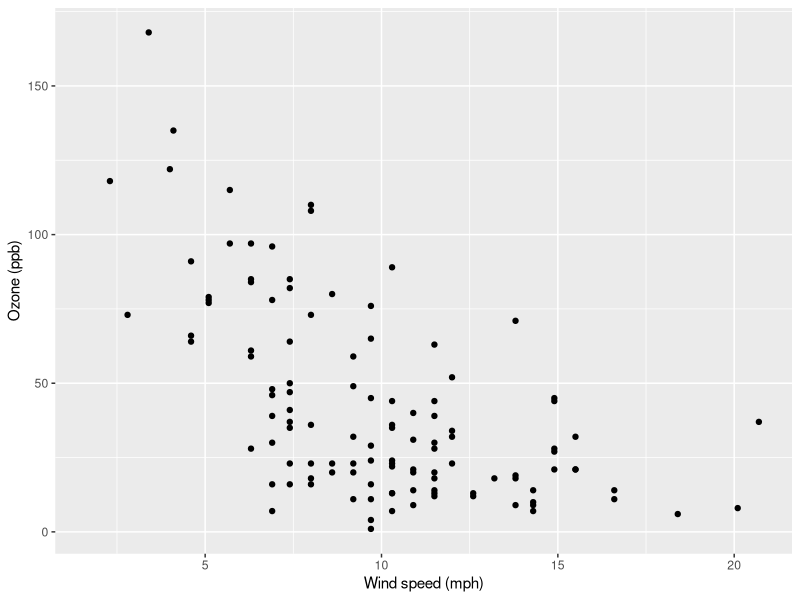
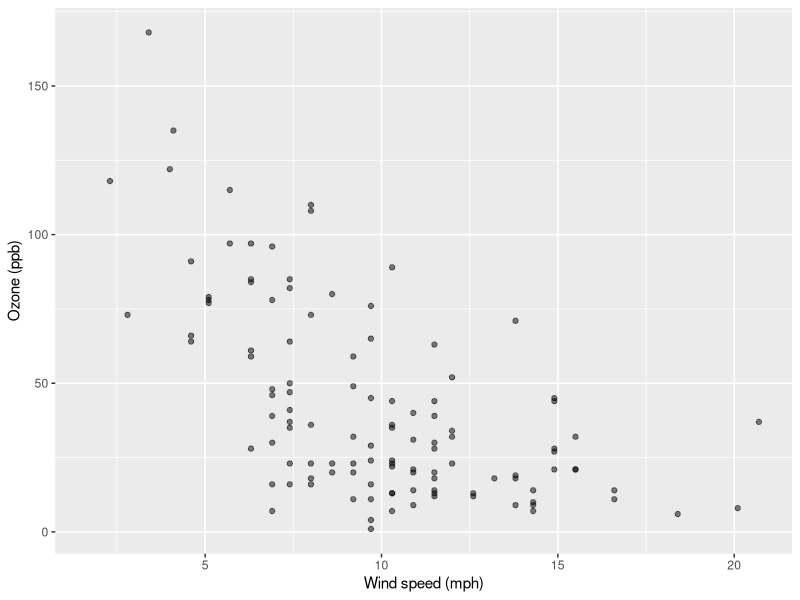
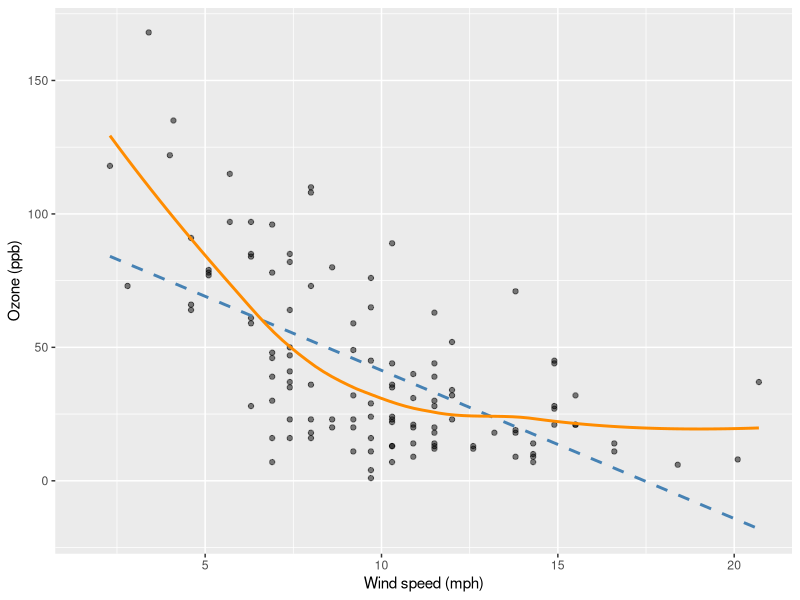
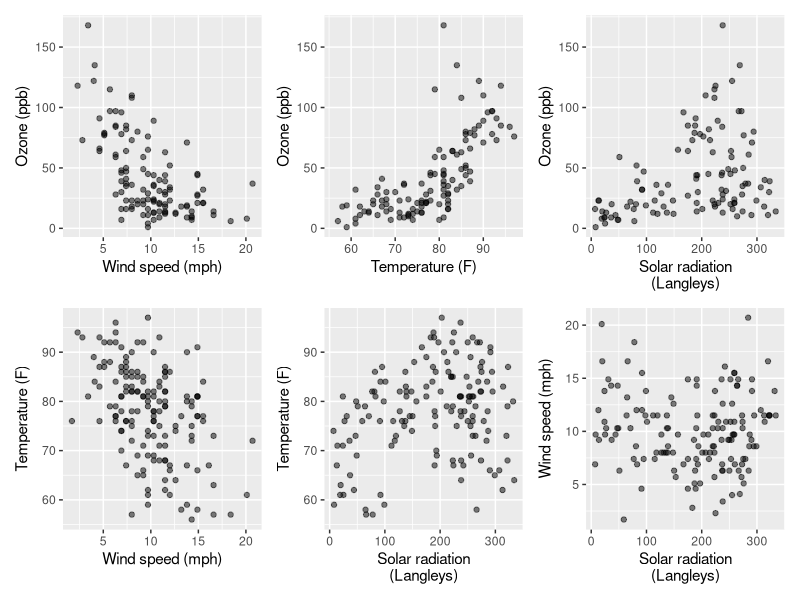
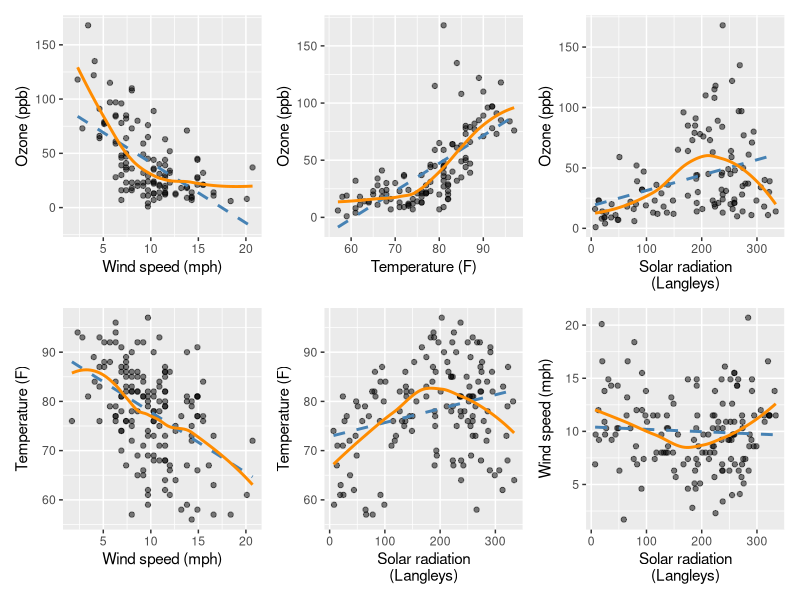
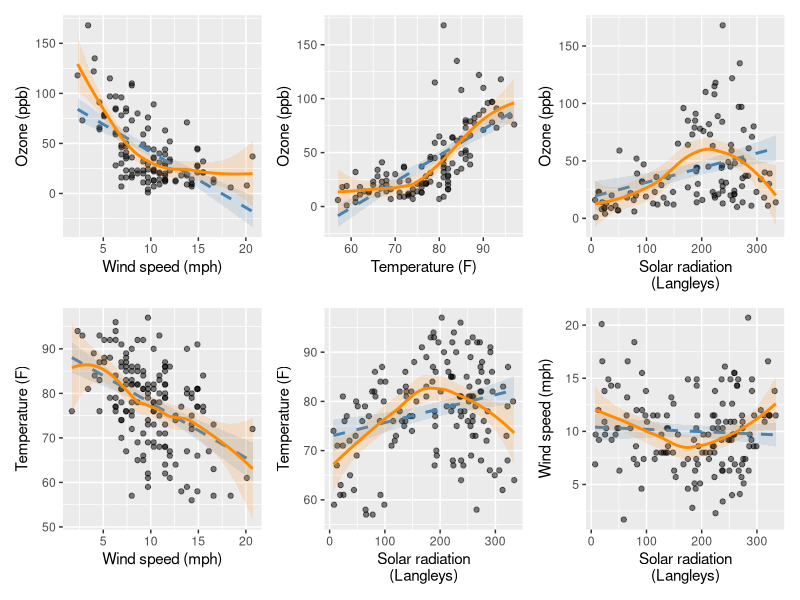
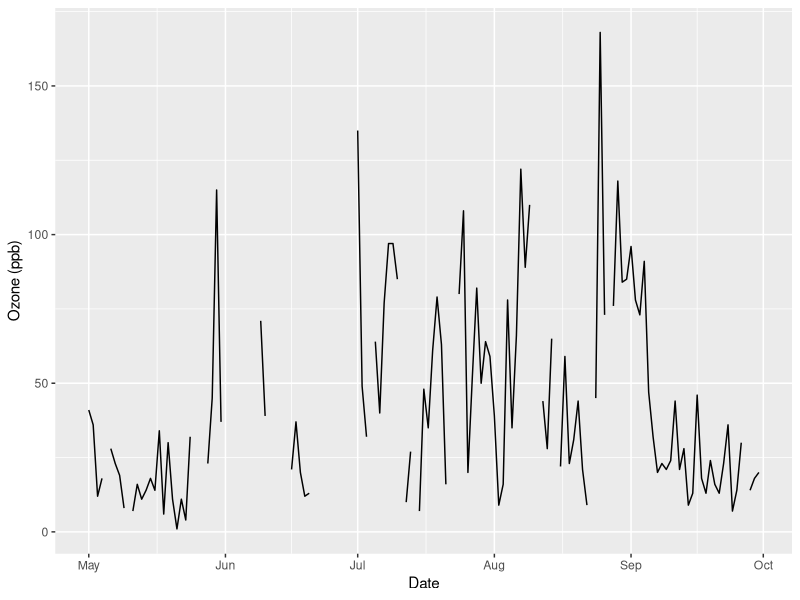
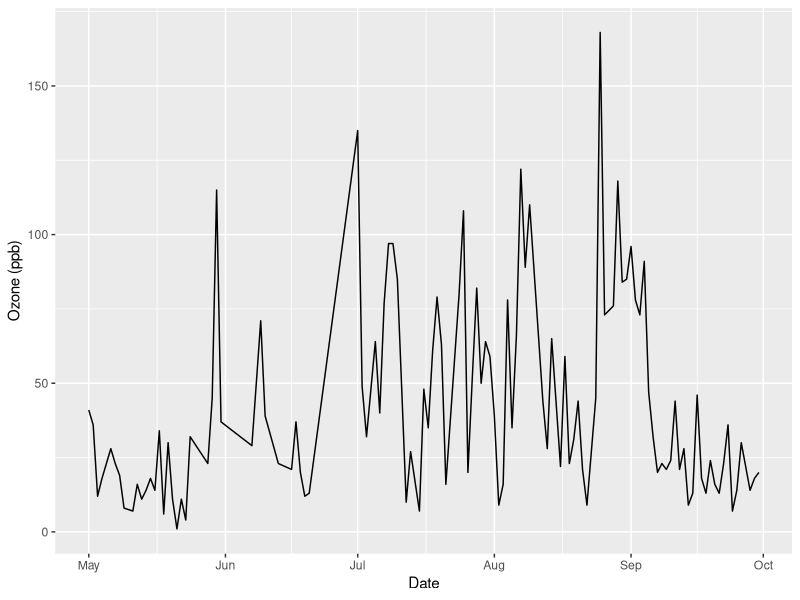

Generate these figures, in order, with R:
## ---- chunk 1
#| include: false
options(scipen = 999)
## ---- chunk 2
library(tidyverse)
library(lubridate)
library(patchwork)
## ---- chunk 3
head(airquality)
## ---- chunk 4
ggplot(airquality, aes(x = Wind, y = Ozone)) +
  geom_point() +
  labs(x = "Wind speed (mph)", y = "Ozone (ppb)")
## ---- chunk 5
ozone_wind <-
  ggplot(airquality, aes(x = Wind, y = Ozone)) +
  geom_point(alpha = 0.5) +
  labs(x = "Wind speed (mph)", y = "Ozone (ppb)")

ozone_wind
## ---- chunk 6
#| fig-width: 5.5
linear_fit <- geom_smooth(
  method = "lm", formula = y ~ x, se = FALSE,
  colour = "steelblue", linetype = "dashed"
)

loess_fit <- geom_smooth(
  method = "loess", formula = y ~ x, span = 0.75, se = FALSE,
  colour = "darkorange"
)

ozone_wind + linear_fit + loess_fit
## ---- chunk 7
variable_labels <- c(
  Ozone = "Ozone (ppb)",
  Solar.R = "Solar radiation\n(Langleys)",
  Wind = "Wind speed (mph)",
  Temp = "Temperature (F)"
)

plot_pairs <- tribble(
  ~x,        ~y,
  "Wind",    "Ozone",
  "Temp",    "Ozone",
  "Solar.R", "Ozone",
  "Wind",    "Temp",
  "Solar.R", "Temp",
  "Solar.R", "Wind"
)

scatter_plot <- function(x, y, data, labels) {
  ggplot(data, aes(x = .data[[x]], y = .data[[y]])) +
    geom_point(alpha = 0.5) +
    labs(x = labels[[x]], y = labels[[y]])
}

plot_pairs <- plot_pairs %>%
  mutate(scatter = map2(
    x, y, scatter_plot, data = airquality, labels = variable_labels
  ))

head(plot_pairs)
## ---- chunk 8
#| fig-width: 8
#| fig-height: 6
wrap_plots(plot_pairs$scatter, ncol = 3)
## ---- chunk 9
trend_plot <- function(x, y, data, labels) {
  scatter_plot(x, y, data, labels) +
    linear_fit +
    loess_fit
}

plot_pairs <- plot_pairs %>%
  mutate(plot = map2(
    x, y, trend_plot, data = airquality, labels = variable_labels
  ))
## ---- chunk 10
#| fig-width: 8
#| fig-height: 6
wrap_plots(plot_pairs$plot, ncol = 3)
## ---- chunk 11
#| fig-width: 8
#| fig-height: 6
linear_fit <- geom_smooth(
  method = "lm", formula = y ~ x, se = TRUE, level = 0.95,
  colour = "steelblue", fill = "steelblue", alpha = 0.15,
  linetype = "dashed"
)

loess_fit <- geom_smooth(
  method = "loess", formula = y ~ x, span = 0.75, se = TRUE, level = 0.95,
  colour = "darkorange", fill = "darkorange", alpha = 0.15
)

plot_pairs <- plot_pairs %>%
  mutate(plot_with_bands = map2(
    x, y, trend_plot, data = airquality, labels = variable_labels
  ))

wrap_plots(plot_pairs$plot_with_bands, ncol = 3)
## ---- chunk 12
airquality_formatted <-
  airquality %>%
  as_tibble() %>%
  mutate(Date = make_date(1973, Month, Day))

head(airquality_formatted)
## ---- chunk 13
#| fig-width: 5.5
#| fig-height: 1.8
p1 <-
  ggplot(airquality_formatted, aes(Date, Ozone)) +
  geom_line() +
  labs(y = "Ozone (ppb)")

p1
## ---- chunk 14
#| fig-width: 5.5
#| fig-height: 1.8
airquality_nona <- drop_na(airquality_formatted, Ozone)

p2 <-
  ggplot(airquality_nona, aes(Date, Ozone)) +
  geom_line() +
  labs(y = "Ozone (ppb)")

p2
## ---- chunk 15
#| fig-width: 5.5
#| fig-height: 1.8
p3 <- p2 + geom_point()
p3
## ---- chunk 16
#| fig-width: 5.5
#| fig-height: 1.8
p_gaps <- p1 + geom_point(na.rm = TRUE)
p_gaps
## ---- chunk 17
#| fig-width: 5.5
#| fig-height: 1.8
p4 <- p3 + scale_x_date(minor_breaks = "weeks")
p4
## ---- chunk 18
airquality_1973 <-
  airquality_nona %>%
  mutate(Weekday = wday(Date))

head(airquality_1973)

ggplot(airquality_1973, aes(Weekday, Ozone)) +
  geom_point() +
  labs(y = "Ozone (ppb)")
## ---- chunk 19
#| fig-width: 5.5
ggplot(airquality_1973, aes(as.ordered(Weekday), Ozone)) +
  geom_boxplot() +
  labs(x = "Weekday", y = "Ozone (ppb)")
## ---- chunk 20
#| fig-width: 5.5
airquality_1973_named <-
  airquality_nona %>%
  mutate(Weekday = wday(Date, label = TRUE, week_start = 7, locale = "C"))

ggplot(airquality_1973_named, aes(Weekday, Ozone)) +
  geom_boxplot() +
  labs(x = "Day of the week", y = "Ozone (ppb)")
## ---- chunk 21
weekend_summary <-
  airquality_1973_named %>%
  mutate(DayType = if_else(Weekday %in% c("Sat", "Sun"), "Weekend", "Non-weekend")) %>%
  group_by(DayType) %>%
  summarise(
    Observations = n(),
    Mean_Ozone = round(mean(Ozone), 1),
    Median_Ozone = median(Ozone),
    .groups = "drop"
  )

weekend_summary
## ---- chunk 22
#| fig-width: 5.5
airquality_month_named <-
  airquality_formatted %>%
  mutate(Month = factor(Month, levels = 5:9, labels = month.name[5:9]))

ggplot(airquality_month_named, aes(Month, Ozone)) +
  geom_boxplot(na.rm = TRUE) +
  labs(x = "Month", y = "Ozone (ppb)")
## ---- chunk 23
monthly_summary <-
  airquality_month_named %>%
  group_by(Month) %>%
  summarise(
    Observations = sum(!is.na(Ozone)),
    Missing = sum(is.na(Ozone)),
    Mean_Ozone = round(mean(Ozone, na.rm = TRUE), 1),
    Median_Ozone = median(Ozone, na.rm = TRUE),
    .groups = "drop"
  )

monthly_summary
